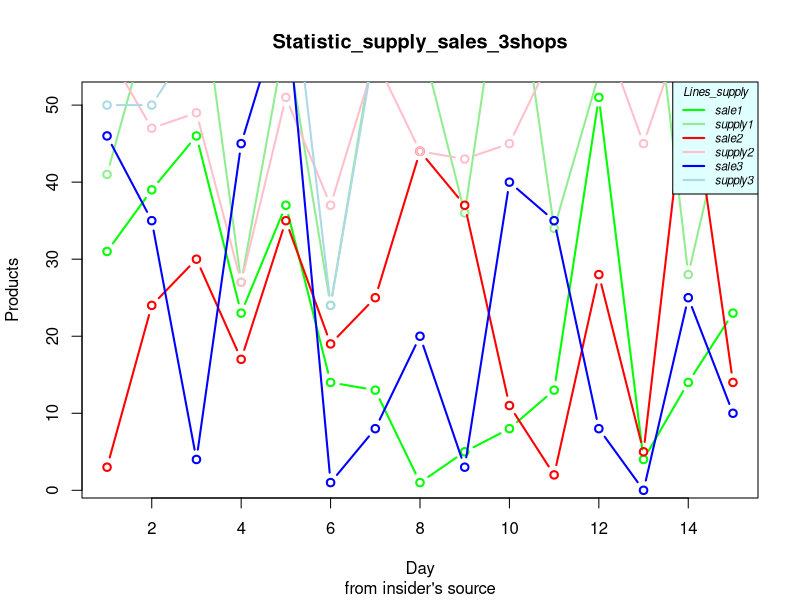
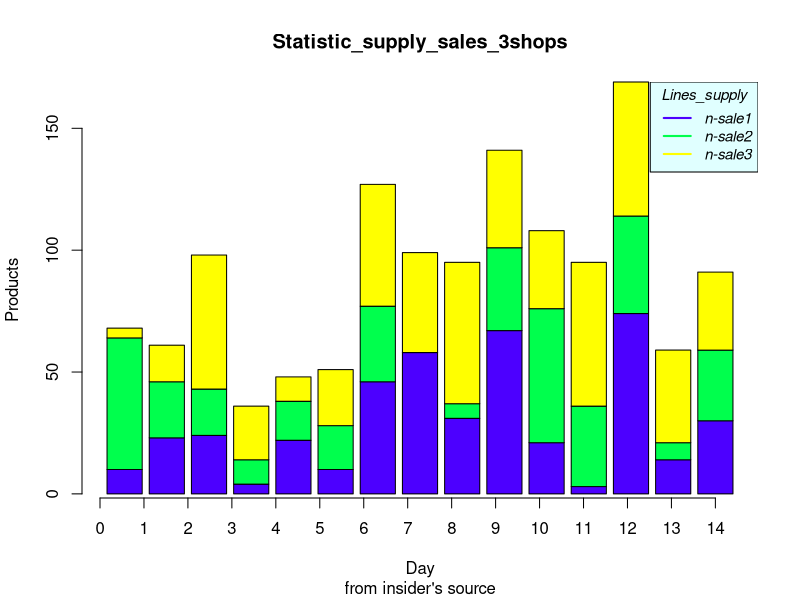

Here is the R script that generated these plots, in order:
# № 1
options(device="windows")
generate.supply <- function(n=30, min=20, max=100){
  return (sample(x = min:max, size = n, replace=TRUE))
}
# № 2
# plot(generate.supply(),
#      fg = "yellow",
#      col="blue",
#      cex=2,
#      pch=23,
#      bg="grey",
#      type="b",
#      lwd=2,
#      main="Supply_graph_1",
#      xlab = "Days",
#      ylab = "Products",
#      sub = "from official source")

# plot(generate.supply(),
#      fg = "pink",
#      col="green",
#      pch=8,
#      type="h",
#      lwd=5,
#      main="Supply_graph_2",
#      xlab = "Days",
#      ylab = "Products",
#      sub = "from official source")

# № 3

# shop1 <- generate.supply(n=20)
# shop2 <- generate.supply(n=20)

# plot(shop1,
#      fg = "pink",
#      col="red",
#      pch=8,
#      type="b",
#      lwd=2,
#      main="Supply_graph_2shops",
#      xlab = "Days",
#      ylab = "Products",
#      sub = "from official source")
#
# lines(shop2, pch=17, col="forestgreen", type="b", lwd=2, cex=1.5)
#
# legend(1, 95, legend=c("shop1", "shop2"),
#        col=c("red", "forestgreen"), lty=1:1, cex=0.8,
#        title="Lines_supply", text.font=4, bg='lightblue')

# shop1 <- generate.supply(n=20)
# shop2 <- generate.supply(n=20)

# plot(shop1,
#      fg = "black",
#      col="blue",
#      type="S",
#      lwd=2,
#      main="Supply_graph_2shops",
#      xlab = "Days",
#      ylab = "Products",
#      sub = "from official source")
#
# lines(shop2, col="grey", type="S", lwd=2)
#
# legend("top", legend=c("shop1", "shop2"),
#        col=c("blue", "grey"), lty=1:1, cex=0.8,
#        title="Lines_supply", text.font=4, bg='lightblue')

# № 4
# shop1 <- generate.supply(n=10)
# shop2 <- generate.supply(n=10)
# shop3 <- generate.supply(n=10)
# shop4 <- generate.supply(n=10)
# shop5 <- generate.supply(n=10)
#
# plot(shop1,
#      fg = "black",
#      col="yellow",
#      type="b",
#      lwd=2,
#      pch=15,
#      main="Supply_graph_5shops",
#      xlab = "Days",
#      ylab = "Products",
#      sub = "from official source")
#
# lines(shop2,
#       col="red",
#       type="b",
#       pch="*",
#       lwd=1.5)
#
# lines(shop3,
#       col="blue2",
#       type="b",
#       pch="$",
#       lwd=1.5)
#
# lines(shop4,
#       col="forestgreen",
#       type="b",
#       pch=23,
#       lwd=1.5)
#
# lines(shop5,
#       col="purple",
#       type="b",
#       lwd=1.5)
#
# legend("topright", legend=c("shop1", "shop2", "shop3", "shop4", "shop5"),
#        col=c("yellow", "red", "blue2", "forestgreen", "purple"), lty=1, cex=0.7,
#        title="Lines_supply", text.font=3, bg='lightgrey')



# shop1 <- generate.supply(n=10)
# shop2 <- generate.supply(n=10)
# shop3 <- generate.supply(n=10)
# shop4 <- generate.supply(n=10)
# shop5 <- generate.supply(n=10)
#
# plot(shop1,
#      fg = "red",
#      col="orange",
#      type="b",
#      lwd=2,
#      pch=15,
#      main="Supply_graph_5shops",
#      xlab = "Days",
#      ylab = "Products",
#      sub = "from official source")
#
# lines(shop2,
#       col="brown",
#       type="b",
#       pch="O",
#       lwd=1.5)
#
# lines(shop3,
#       col="blue2",
#       type="b",
#       pch="$",
#       lwd=1.5)
#
# lines(shop4,
#       col="green3",
#       type="b",
#       pch=22,
#       lwd=1.5)
#
# lines(shop5,
#       col="purple",
#       type="b",
#       lwd=1.5)
#
# legend("topright", legend=c("shop1", "shop2", "shop3", "shop4", "shop5"),
#        col=c("orange", "brown", "blue2", "green3", "purple"), lty=1, cex=0.7,
#        title="Lines_supply", text.font=3, bg='lightblue')

# № 5

# plot(c(1:5),
#      c(sum(shop1),sum(shop2),sum(shop3),sum(shop4),sum(shop5)),
#      fg = "red",
#      col=c("orange", "brown", "blue2", "green3", "purple"),
#      type="h",
#      lwd=2,
#      pch=15,
#      main="Supply_graph_sum_5shops",
#      xlab = "Shops",
#      ylab = "Products",
#      sub = "from insider's source")
#
# legend("topright", legend=c("shop1", "shop2", "shop3", "shop4", "shop5"),
#        col=c("orange", "brown", "blue2", "green3", "purple"), lty=1, cex=0.7,
#        title="Lines_supply", text.font=3, bg='lightblue')

# № 6
generate.sale <- function(sup){
  sale <- c()
  for (elem in sup){
    sale <- c(sale, sample(0:elem, size=1))
  }
  return (sale)
}

# № 7
# shop <- generate.supply(n=10, max=60, min=25)
# sale <- generate.sale(shop)
#
# plot(sale,
#      type = "h",
#      lwd = 7,
#      col = "red",
#      main="Supply_graph_sum_5shops",
#      xlab = "Day",
#      ylab = "Products",
#      sub = "from insider's source")
#
# lines(shop,
#       lwd = 4,
#       type = "h",
#       col = "green",)
#
# legend("topright", legend=c("sales", "supply"),
#        col=c("red", "green"), lty=1, cex=0.7,
#        title="Lines_supply", text.font=3, bg='lightblue')


# № 8
shop1 <- generate.supply(n=15, max=80, min=20)
sale1 <- generate.sale(shop1)
shop2 <- generate.supply(n=15, max=80, min=20)
sale2 <- generate.sale(shop2)
shop3 <- generate.supply(n=15, max=80, min=20)
sale3 <- generate.sale(shop3)

dev.new()
plot(sale1,
     type = "b",
     lwd = 2,
     col = "green",
     main="Statistic_supply_sales_3shops",
     xlab = "Day",
     ylab = "Products",
     sub = "from insider's source")

lines(shop1,
      lwd = 2,
      type = "b",
      col = "lightgreen",)

lines(sale2,
      lwd = 2,
      type = "b",
      col = "red",)
lines(shop2,
      lwd = 2,
      type = "b",
      col = "pink",)

lines(sale3,
      lwd = 2,
      type = "b",
      col = "blue",)

lines(shop3,
      lwd = 2,
      type = "b",
      col = "lightblue",)

legend("topright", legend=c("sale1", "supply1", "sale2", "supply2", "sale3", "supply3"),
       col=c("green", "lightgreen", "red", "pink", "blue", "lightblue"), lty=1, cex=0.7, lwd = 2,
       title="Lines_supply", text.font=3, bg='lightcyan')

# № 9
means <- cbind(shop1-sale1, shop2-sale2, shop3-sale3)
means
dev.new()
barplot(t(means), beside = FALSE,
        col = topo.colors(3),
        main="Statistic_supply_sales_3shops",
        xlab = "Day",
        ylab = "Products",
        sub = "from insider's source",
        width = 0.8)

axis(side=1, at=c(0:14))

legend("topright", legend=c("n-sale1", "n-sale2", "n-sale3"),
       col= topo.colors(3), lty=1, cex=0.9, lwd = 2,
       title="Lines_supply", text.font=3, bg='lightcyan')
